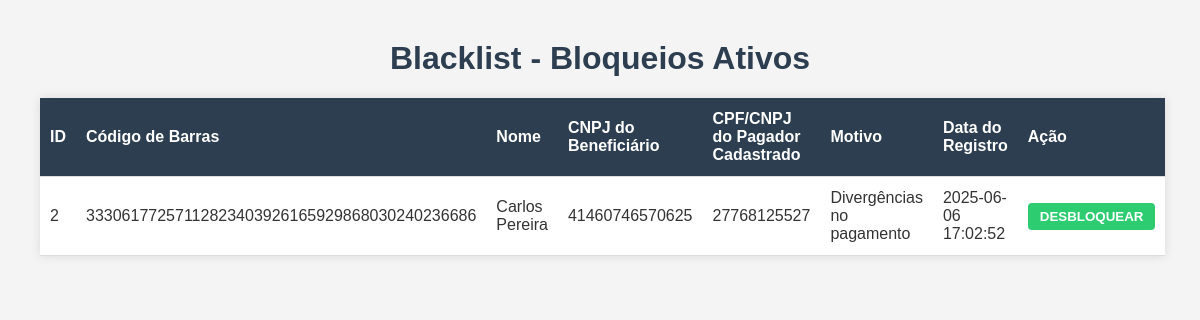
The page /blacklist on the database its author committed.
### tables this page shows
CREATE TABLE blacklist (
    id INTEGER PRIMARY KEY AUTOINCREMENT,
    codigo_barras TEXT NOT NULL,
    nome TEXT NOT NULL,
    cnpj_benficiado TEXT NOT NULL,
    pagador_cad_cpf_cnpj TEXT NOT NULL,
    motivo TEXT,
    data_registro DATETIME DEFAULT CURRENT_TIMESTAMP
);

### routes/tentativa.py (the view)
@bp.route("/blacklist", methods=["GET"])
def ver_blacklist():
    conn = get_connection()
    conn.row_factory = lambda cursor, row: {
        col[0]: row[idx] for idx, col in enumerate(cursor.description)
    }
    cursor = conn.cursor()
    cursor.execute("SELECT * FROM blacklist ORDER BY data_registro DESC")
    blacklist = cursor.fetchall()
    conn.close()
    return render_template("ver_blacklist.html", blacklist=blacklist)

### database.py (called while the page is built)
def get_connection():
    conn = sqlite3.connect(DB_PATH)
    conn.row_factory = sqlite3.Row  # Retorna dicionários ao invés de tuplas
    return conn

### templates/ver_blacklist.html (shortened to what this page needs)
<!DOCTYPE html>
<html lang="pt-br">
<head>
</head>
<body>
    <h1>Blacklist - Bloqueios Ativos</h1>
    <table>
        <thead>
            <tr>
                <th>ID</th>
                <th>Código de Barras</th>
                <th>Nome</th>
                <th>CNPJ do Beneficiário</th>
                <th>CPF/CNPJ do Pagador Cadastrado</th>
                <th>Motivo</th>
                <th>Data do Registro</th>
                <th>Ação</th>
            </tr>
        </thead>
        <tbody>
            {% for item in blacklist %}
            <tr>
                <td>{{ item.id }}</td>
                <td>{{ item.codigo_barras }}</td>
                <td>{{ item.nome }}</td>
                <td>{{ item.cnpj_benficiado }}</td>
                <td>{{ item.pagador_cad_cpf_cnpj }}</td>
                <td>{{ item.motivo }}</td>
                <td>{{ item.data_registro }}</td>
                <td>
                    <form method="POST" action="/desbloquear">
                        <button type="submit">DESBLOQUEAR</button>
                    </form>
                </td>
            </tr>
            {% endfor %}
        </tbody>
    </table>
</body>
</html>

### templates/ver_blacklist.html (style rules this page uses)
body { font-family: Arial, sans-serif; background-color: #f4f4f4; margin: 40px; color: #333; }
h1 { text-align: center; color: #2c3e50; }
table { width: 100%; border-collapse: collapse; background-color: #fff; box-shadow: 0 0 10px rgba(0,0,0,0.1); }
th, td { text-align: left; padding: 12px 10px; border-bottom: 1px solid #ddd; }
th { background-color: #2c3e50; color: white; position: sticky; top: 0; z-index: 1; }
button { background-color: #2ecc71; border: none; padding: 6px 12px; color: white; font-weight: bold; cursor: pointer; border-radius: 4px; }

### rows shown on the page
blacklist: id "2", codigo_barras "33306177257112823403926165929868030240236686", nome "Carlos Pereira", cnpj_benficiado "41460746570625", pagador_cad_cpf_cnpj "27768125527", motivo "Divergências no pagamento", data_registro "2025-06-06 17:02:52"
